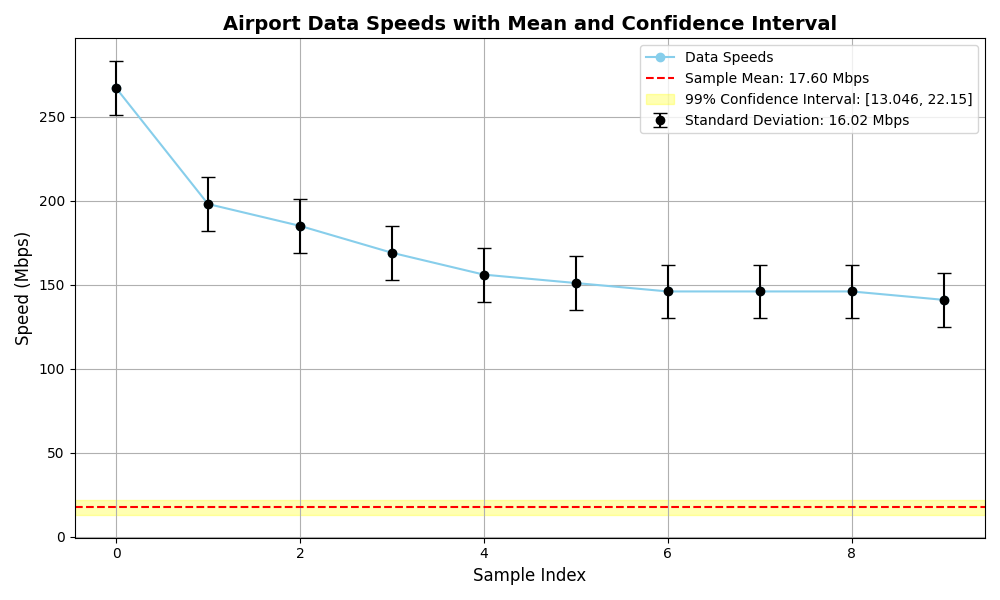

Write Python code to recreate this figure.
import matplotlib.pyplot as plt
import numpy as np

# Data from the question
speeds = [267, 198, 185, 169, 156, 151, 146, 146, 146, 141]
mean_speed = 17.598  # Sample mean from the provided data
std_dev_speed = 16.01712719  # Sample standard deviation from the provided data

# Number of samples
n = 50
# Degrees of freedom
df = n - 1
# Confidence Interval Limits
lower_limit = 13.046
upper_limit = 22.15

# Create the plot
plt.figure(figsize=(10, 6))

# Plot the data speeds
plt.plot(speeds, 'o-', label='Data Speeds', color='skyblue')

# Add a horizontal line for the mean
plt.axhline(mean_speed, color='red', linestyle='--', label=f'Sample Mean: {mean_speed:.2f} Mbps')

# Add error bars for standard deviation
plt.errorbar(range(len(speeds)), speeds, yerr=std_dev_speed, fmt='o', color='black', capsize=5, label=f'Standard Deviation: {std_dev_speed:.2f} Mbps')

# Highlight the confidence interval
plt.axhspan(lower_limit, upper_limit, color='yellow', alpha=0.3, label=f'99% Confidence Interval: [{lower_limit}, {upper_limit}]')

# Add labels and title
plt.xlabel('Sample Index', fontsize=12)
plt.ylabel('Speed (Mbps)', fontsize=12)
plt.title('Airport Data Speeds with Mean and Confidence Interval', fontsize=14, fontweight='bold')

# Add legend
plt.legend(loc='upper right')

# Show the plot
plt.grid(True)
plt.tight_layout()
plt.show()
